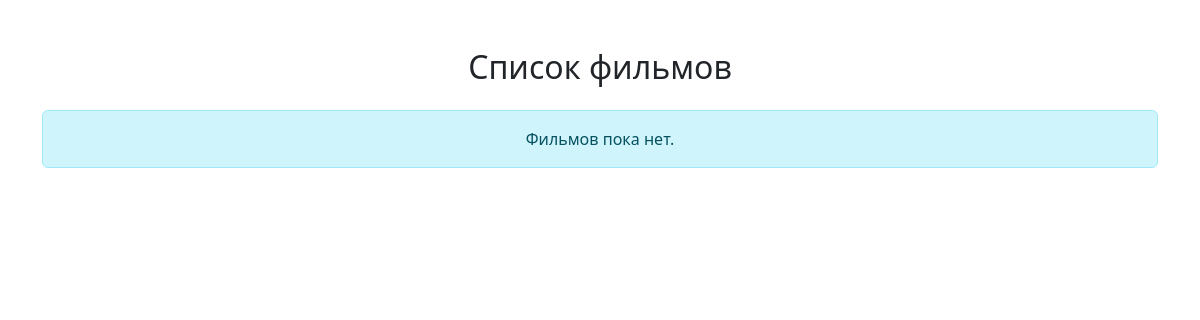
Before: / with the older database file.
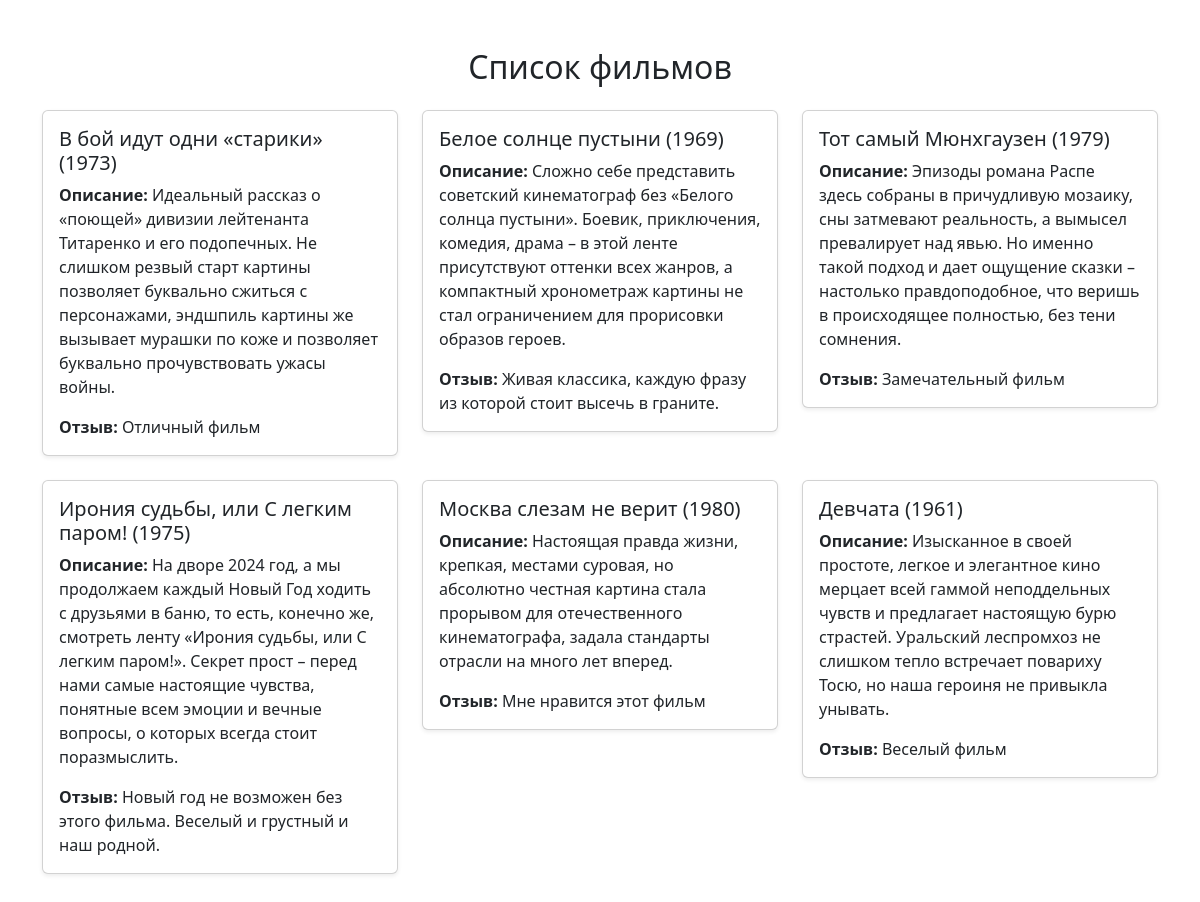
After: the same page with the newer database file.
### films/models.py (models this page shows, shortened)
class Film(models.Model):
    title = models.CharField(max_length=200)
    description = models.TextField()
    review = models.TextField()

### films/views.py (the view)
# urls.py: path('', films_views.film_list, name='film_list'),
def film_list(request):
    films = Film.objects.all()
    return render(request, 'films/film_list.html', {'films': films})

### films/templates/films/film_list.html (shortened to what this page needs)
<!DOCTYPE html>
<html lang="en">
<head>
    <link href="https://cdn.jsdelivr.net/npm/bootstrap@5.3.0/dist/css/bootstrap.min.css" rel="stylesheet">
</head>
<body>
<div class="container my-5">
    <h2 class="text-center mb-4">Список фильмов</h2>
    <div class="row">
        {% for film in films %}
            <div class="col-md-4">
                <div class="card mb-4 shadow-sm">
                    <div class="card-body">
                        <h5 class="card-title">{{ film.title }}</h5>
                        <p class="card-text"><strong>Описание:</strong> {{ film.description }}</p>
                        <p class="card-text"><strong>Отзыв:</strong> {{ film.review }}</p>
                    </div>
                </div>
            </div>
        {% empty %}
            <div class="col-12">
                <div class="alert alert-info text-center" role="alert">
                    Фильмов пока нет.
                </div>
            </div>
        {% endfor %}
    </div>
</div>
</body>
</html>

Changed rows visible on the page:
added Film: title "В бой идут одни «старики» (1973)", description "Идеальный рассказ о «поющей» дивизии лейтенанта Титаренко и его подопечных. Не слишком резвый старт картины позволяет буквально сжиться с персонажами, эндшпиль картины же вызывает мурашки по коже и позволяет буквально прочувствовать ужасы войны.", review "Отличный фильм"
added Film: title "Белое солнце пустыни (1969)", description "Сложно себе представить советский кинематограф без «Белого солнца пустыни». Боевик, приключения, комедия, драма – в этой ленте присутствуют оттенки всех жанров, а компактный хронометраж картины не стал ограничением для прорисовки образов героев.", review "Живая классика, каждую фразу из которой стоит высечь в граните."
added Film: title "Тот самый Мюнхгаузен (1979)", description "Эпизоды романа Распе здесь собраны в причудливую мозаику, сны затмевают реальность, а вымысел превалирует над явью. Но именно такой подход и дает ощущение сказки – настолько правдоподобное, что веришь в происходящее полностью, без тени сомнения.", review "Замечательный фильм"
added Film: title "Ирония судьбы, или С легким паром! (1975)", description "На дворе 2024 год, а мы продолжаем каждый Новый Год ходить с друзьями в баню, то есть, конечно же, смотреть ленту «Ирония судьбы, или С легким паром!». Секрет прост – перед нами самые настоящие чувства, понятные всем эмоции и вечные вопросы, о которых всегда стоит поразмыслить.", review "Новый год не возможен без этого фильма. Веселый и грустный и наш родной."
added Film: title "Москва слезам не верит (1980)", description "Настоящая правда жизни, крепкая, местами суровая, но абсолютно честная картина стала прорывом для отечественного кинематографа, задала стандарты отрасли на много лет вперед.", review "Мне нравится этот фильм"
added Film: title "Девчата (1961)", description "Изысканное в своей простоте, легкое и элегантное кино мерцает всей гаммой неподдельных чувств и предлагает настоящую бурю страстей. Уральский леспромхоз не слишком тепло встречает повариху Тосю, но наша героиня не привыкла унывать.", review "Веселый фильм"
Other visible differences:
text no longer shown: "Фильмов пока нет."
